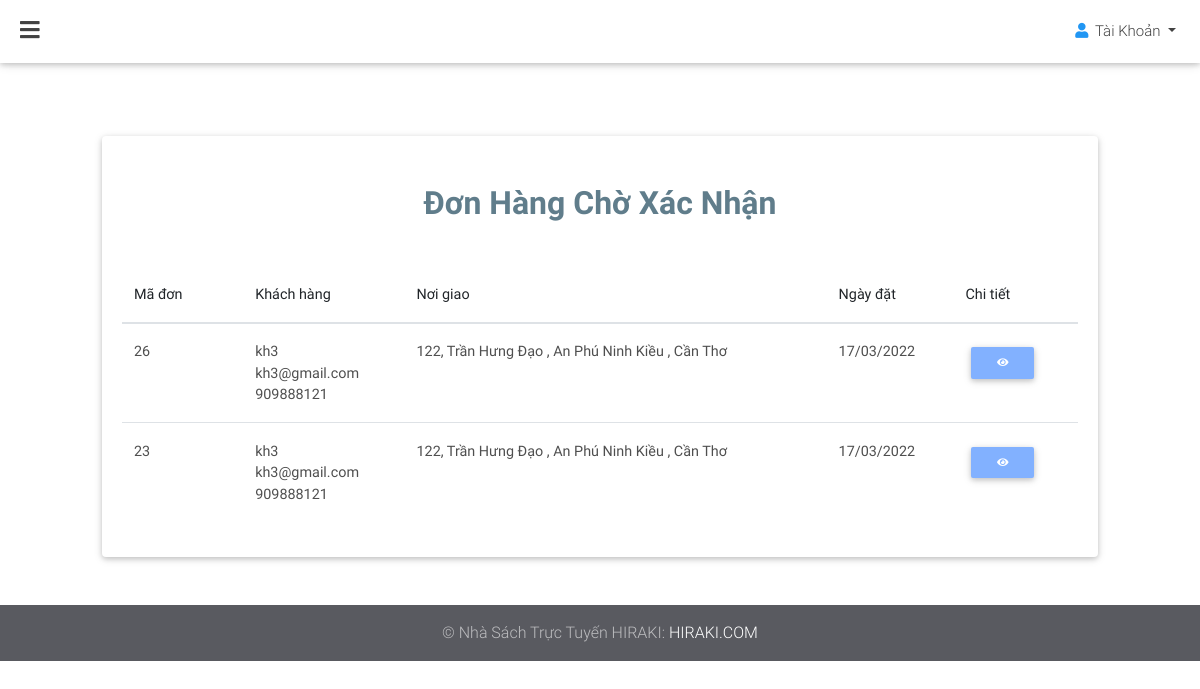
The app's page /admin/donhang/choxacnhan.php with its own data.
### tables this page shows
CREATE TABLE `hoa_don` (
  `hd_id` int(255) NOT NULL,
  `hd_idkh` int(255) NOT NULL,
  `hd_tongtiendonhang` float NOT NULL,
  `hd_trangthai` int(255) NOT NULL,
  `hd_thoigianlapdonhang` datetime NOT NULL DEFAULT current_timestamp()
);

CREATE TABLE `dia_chi` (
  `dc_id` int(255) NOT NULL,
  `dc_idkh` int(255) NOT NULL,
  `dc_emailkh` varchar(255) NOT NULL,
  `dc_hoten` varchar(255) NOT NULL,
  `dc_sdt` int(255) NOT NULL,
  `dc_diachi` varchar(500) NOT NULL
);

### admin/donhang/choxacnhan.php (the view, shortened to what this page needs)
<?php
require "../../db.php";
$sql1 = "SELECT * FROM hoa_don as a join khach_hang as b on b.kh_id = a.hd_idkh
                                        join dia_chi as dc on b.kh_id=dc.dc_idkh
                WHERE hd_trangthai=1
                GROUP BY (hd_id) DESC
    ";
$result = mysqli_query($conn, $sql1);
?>
<!DOCTYPE html>
<html lang="en">
<head>
    <link rel="stylesheet" href="https://use.fontawesome.com/releases/v5.11.2/css/all.css">
    <link rel="stylesheet" href="../../css/bootstrap.min.css">
    <link rel="stylesheet" href="../../css/mdb.min.css">
    <link rel="stylesheet" type="text/css" href="../../css/addons/datatables.min.css">
    <link rel="stylesheet" href="../../css/addons/datatables-select.min.css">
</head>
<body class="fixed-sn white-skin white">
<header>
    <nav class="navbar fixed-top navbar-expand-lg scrolling-navbar double-nav">
        <div class="float-left">
            <a href="#" data-activates="slide-out" class="button-collapse"><i class="fas fa-bars"></i></a>
        </div>
        <ul class="nav navbar-nav nav-flex-icons ml-auto">
            <li class="nav-item dropdown">
                <a class="nav-link dropdown-toggle waves-effect" href="#" id="userDropdown" data-toggle="dropdown"
                   aria-haspopup="true" aria-expanded="false">
                    <i class="fas fa-user blue-text"></i> <span
                        class="clearfix d-none d-sm-inline-block">Tài Khoản</span>
                </a>
            </li>
        </ul>
    </nav>
</header>
<main>
    <div class="container-fluid my-5">
        <section>
            <div class="col-md-12">
                <div class="card">
                    <h2 class="mt-5 text-center blue-grey-text  font-weight-bold mb-4">
                        Đơn Hàng Chờ Xác Nhận
                    </h2>
                    <div class="card-body">
                        <form action="#" method="GET" enctype="multipart/form-data">
                            <table id="dtMaterialDesignExample" class="table" cellspacing="0" width="100%">
                                <thead>
                                <tr>
                                    <th class="th-sm">Mã đơn</th>
                                    <th class="th-sm">Khách hàng</th>
                                    <th class="th-sm">Nơi giao</th>
                                    <th class="th-sm">Ngày đặt</th>
                                    <th>Chi tiết</th>
                                </tr>
                                </thead>
                                <tbody>
                                <?php
                                if ($result->num_rows > 0) {
                                    while ($row = $result->fetch_assoc()) {
                                        echo "<tr>
                                                 <td>" . $row['hd_id'] . "</td>
                                                 <td>" .$row['dc_hoten']. "<br>". $row['dc_emailkh'] . "<br>" . $row['dc_sdt'] . "</td>
                                                 <td>" . $row['dc_diachi'] . "</td>
                                                 <td>" . date('d/m/Y ', strtotime($row['hd_thoigianlapdonhang'])) . "</td>
                                                 <td>
                                                     <button type='button' class='btn btn-sm btn btn-light-blue' title='Chi tiết đơn hàng'>
                                                     <a href=\"chitietdonhang.php?iddon=" . $row['hd_id'] . "\"
                                                         class=\"white-text\"
                                                        data-toggle=\"tooltip\"
                                                        data-placement=\"top\" >
                                                     <i class=\"fas fa-eye\"></i>
                                                     </a>
                                                     </button>
                                              </td>
                                               ";
                                    }
                                }
                                ?>
                                </tbody>
                            </table>
                        </form>
                    </div>
                </div>
            </div>
        </section>
    </div>
</main>
<footer class="page-footer pt-0 mt-5">
    <div class="footer-copyright py-3 text-center">
        <div class="container-fluid">
            © Nhà Sách Trực Tuyến HIRAKI: <a href="#" target="_blank"> HIRAKI.COM </a>
        </div>
    </div>
</footer>
</body>
</html>

### records on screen
hoa_don: hd_id "26", dia_chi.dc_hoten "kh3", dia_chi.dc_emailkh "kh3@gmail.com", dia_chi.dc_sdt "909888121", dia_chi.dc_diachi "122, Trần Hưng Đạo , An Phú Ninh Kiều , Cần Thơ", hd_thoigianlapdonhang "17/03/2022"
hoa_don: hd_id "23", dia_chi.dc_hoten "kh3", dia_chi.dc_emailkh "kh3@gmail.com", dia_chi.dc_sdt "909888121", dia_chi.dc_diachi "122, Trần Hưng Đạo , An Phú Ninh Kiều , Cần Thơ", hd_thoigianlapdonhang "17/03/2022"
